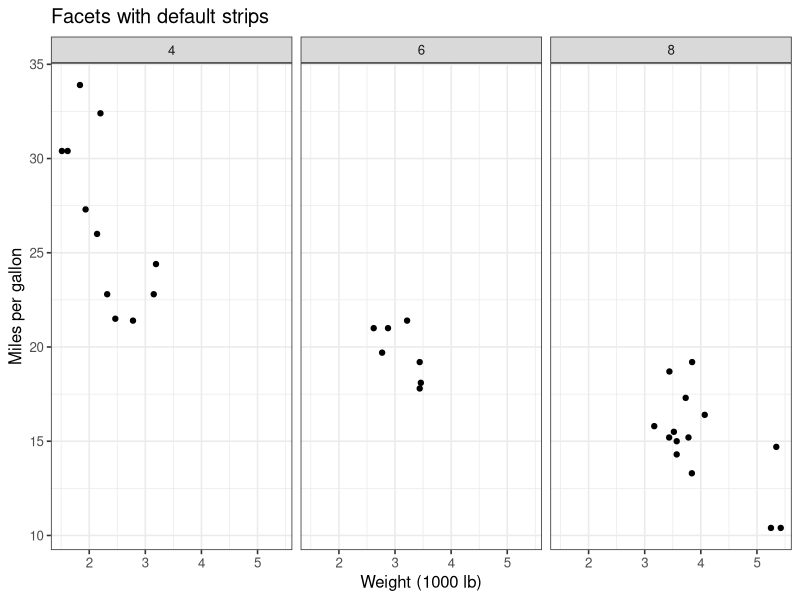

This figure's R source:
library(ggplot2)
p <- ggplot(mtcars, aes(wt, mpg)) + geom_point() + facet_wrap(~cyl) +
  labs(title = "Facets with default strips", x = "Weight (1000 lb)", y = "Miles per gallon") +
  theme_bw(base_size = 12)
ggsave("facets.png", p, width = 8, height = 4)
